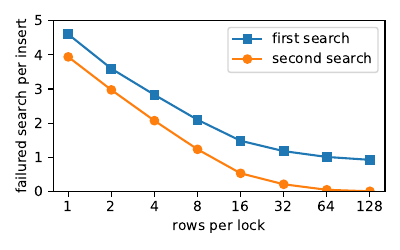

Reproduce this figure in Python.
import lib

import experiments.plot_cuckoo as plot_cuckoo
# import run_experiments as re
import experiments.data_management as dm
import experiments.orchestrator as orchestrator
import matplotlib.pyplot as plt
import numpy as np
from tqdm import tqdm


def search_success_lock_size():
    table_size = 1024 * 1024 * 1
    entry_size = 8
    config = lib.get_config()
    memory_size = entry_size * table_size
    config["indexes"] = str(table_size)
    config["memory_size"] = str(memory_size)

    clients = 400
    # fills = [50]
    # fills = [90]
    # fills = [10,20,30]
    # fills = [10,20,30,40,50]
    # fills=[10]
    # fills = [10,50,80]

    config['trials'] = 1
    config['num_clients'] = str(clients)
    # workloads = ["ycsb-b"]
    config["workload"] = "ycsb-w"
    # workloads = ["ycsb-c", "ycsb-w"]
    config['search_function'] = "bfs"
    config["buckets_per_lock"] = str(16)
    config["locks_per_message"] = str(64)
    config["prime_fill"]="85"
    config["max_fill"]="90"
    config["prime"]="true"
    config["deterministic"]="False"
    config["read_threshold_bytes"] = str(256)
    config["runtime"]=str(1)


    # rows_per_lock = [1,2,4,8,16,32,64]
    rows_per_lock = [1,2,4,8,16,32,64,128]
    # rows_per_lock = [1]
    orchestrator.boot(config)
    runs=[]
    for rpl in rows_per_lock:
        lconfig=config.copy()
        lconfig["buckets_per_lock"] = str(rpl)
        runs.append(orchestrator.run_trials(lconfig))
        dirname="search_success_lock_size"
    dm.save_statistics(runs, dirname=dirname)
        # plot_general_stats_last_run(dirname=dirname)

def plot_search_success_lock_size():
    fig, ax = plt.subplots(1,1, figsize=(4,2.5))
    dirname="search_success_lock_size"
    stats = dm.load_statistics(dirname=dirname)
    stats=stats[0]


    first_search_fails, first_search_errors = plot_cuckoo.client_stats_x_per_y_get_mean_std_multi_run_trials(stats, 'failed_insert_first_search_count', 'completed_insert_count')
    second_search_fails, second_search_errors = plot_cuckoo.client_stats_x_per_y_get_mean_std_multi_run_trials(stats, 'failed_insert_second_search_count', 'completed_insert_count')
    x_axis_vals = plot_cuckoo.get_x_axis(stats, "buckets per lock")

    ax.errorbar(x_axis_vals, first_search_fails, yerr=first_search_errors, label="first search retries", marker="s")
    ax.errorbar(x_axis_vals, second_search_fails, yerr=second_search_errors, label="second search retries", marker="o")
    ax.legend()
    ax.set_xlabel("rows per lock")
    ax.set_ylabel("failures per insert")
    ax.set_ylim(0,5)
    plt.tight_layout()
    plt.savefig("search_success_lock_size.pdf")

    # p = ax.errorbar(x_axis_vals,first_search_fails,yerr=first_search_errors,label="first search retries", marker="s")
    # color = p[0].get_color()
    # ax.errorbar(x_axis_vals,lock_retries,yerr=lock_errors,label="failed lock aquisitions", marker="o", linestyle=":", color=color)

def plot_search_success_lock_size_static():
    fig, ax = plt.subplots(1,1, figsize=(4,2.5))

    first_search_fails=[4.598514299393423,3.5937194462323604, 2.8302924266573823 ,2.1008837486960084 ,1.4873636954870904 ,1.1852649674092721 ,1.0151446920478682 ,0.9307166854219571 ]
    second_search_fails=[3.937585437932405  ,2.973340926977462  ,2.0747392797475492 ,1.2378803095887552 ,0.5375662427481417 ,0.217275521568523  ,0.0560772062348307 ,0.01250699956548677,]
    x_axis=[1,2,4,8,16,32,64,128]
    x_axis=[str(x) for x in x_axis]
    ax.plot(x_axis, first_search_fails, label="first search", marker="s")
    ax.plot(x_axis, second_search_fails, label="second search", marker="o")
    ax.legend()
    ax.set_xlabel("rows per lock")
    ax.set_ylabel("failured search per insert")
    ax.set_ylim(0,5)
    plt.tight_layout()
    plt.savefig("search_success_lock_size.pdf")


# search_success_lock_size()
# plot_search_success_lock_size()
plot_search_success_lock_size_static()